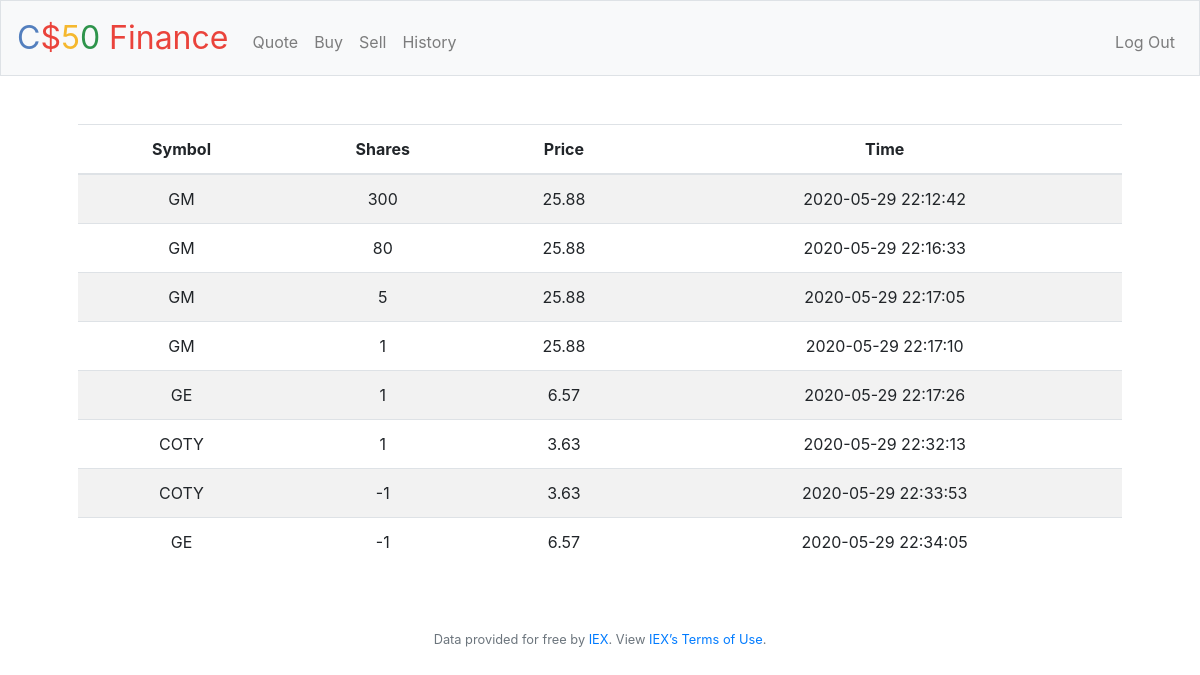
Screenshot of /history (signed in) with the database file from the repository.
### tables this page shows
CREATE TABLE 'transactions' ('id' INTEGER PRIMARY KEY AUTOINCREMENT NOT NULL, 'userid' INTEGER NOT NULL, 'symbol' TEXT NOT NULL, 'shares' NUMERIC NOT NULL, 'price' NUMERIC NOT NULL, 'timestamp' TEXT NOT NULL, FOREIGN KEY(userid) REFERENCES users(id));

### pset8/finance/application.py (the view)
@app.route("/history")
@login_required
def history():
    usertransactions = db.execute("SELECT symbol, shares, price, timestamp FROM transactions WHERE userid = :user_id", user_id=session["user_id"])
    return render_template("history.html", transactions=usertransactions)

### pset8/finance/application.py (called while the page is built)
@app.after_request
def after_request(response):
    response.headers["Cache-Control"] = "no-cache, no-store, must-revalidate"
    response.headers["Expires"] = 0
    response.headers["Pragma"] = "no-cache"
    return response

### pset8/finance/helpers.py (called while the page is built)
def login_required(f):
    @wraps(f)
    def decorated_function(*args, **kwargs):
        if session.get("user_id") is None:
            return redirect("/login")
        return f(*args, **kwargs)
    return decorated_function

### pset8/finance/templates/history.html (shortened to what this page needs)
{% extends "layout.html" %}
{% block main %}
    <table class="table table-striped">
        <thead>
            <tr>
                <th> Symbol </th>
                <th> Shares </th>
                <th> Price </th>
                <th> Time </th>
            </tr>
        </thead>
        <tbody>
            {% for transaction in transactions %}
            <tr>
                {% for values in transaction.values() %}
                <td> {{ values }} </td>
                {% endfor %}
            </tr>
            {% endfor %}
        </tbody>
    </table>
{% endblock %}

### pset8/finance/templates/layout.html (shortened to what this page needs)
<!DOCTYPE html>
<html lang="en">
    <head>
        <link href="https://maxcdn.bootstrapcdn.com/bootstrap/4.1.3/css/bootstrap.min.css" rel="stylesheet">
        <link href="/static/styles.css" rel="stylesheet">
    </head>
    <body>
        <nav class="navbar navbar-expand-md navbar-light bg-light border">
            <a class="navbar-brand" href="/"><span class="blue">C</span><span class="red">$</span><span class="yellow">5</span><span class="green">0</span> <span class="red">Finance</span></a>
            <div class="collapse navbar-collapse" id="navbar">
                {% if session.user_id %}
                    <ul class="navbar-nav mr-auto mt-2">
                        <li class="nav-item"><a class="nav-link" href="/quote">Quote</a></li>
                        <li class="nav-item"><a class="nav-link" href="/buy">Buy</a></li>
                        <li class="nav-item"><a class="nav-link" href="/sell">Sell</a></li>
                        <li class="nav-item"><a class="nav-link" href="/history">History</a></li>
                    </ul>
                    <ul class="navbar-nav ml-auto mt-2">
                        <li class="nav-item"><a class="nav-link" href="/logout">Log Out</a></li>
                    </ul>
                {% else %}
                    <ul class="navbar-nav ml-auto mt-2">
                        <li class="nav-item"><a class="nav-link" href="/register">Register</a></li>
                        <li class="nav-item"><a class="nav-link" href="/login">Log In</a></li>
                    </ul>
                {% endif %}
            </div>
        </nav>
        <main class="container p-5">
            {% block main %}{% endblock %}
        </main>
        <footer class="small text-center text-muted">
            Data provided for free by <a href="https://iextrading.com/developer">IEX</a>. View <a href="https://iextrading.com/api-exhibit-a/">IEX’s Terms of Use</a>.
        </footer>
    </body>
</html>

### pset8/finance/static/styles.css (style rules this page uses)
nav .navbar-brand { font-size: xx-large; }
nav .navbar-brand .blue { color: #537fbe; }
nav .navbar-brand .red { color: #ea433b; }
nav .navbar-brand .yellow { color: #f5b82e; }
nav .navbar-brand .green { color: #2e944b; }
main { overflow-x: auto; text-align: center; }

### rows the page displays
transactions: symbol "GM", shares "300", price "25.88", timestamp "2020-05-29 22:12:42"
transactions: symbol "GM", values "80", price "25.88", timestamp "2020-05-29 22:16:33"
transactions: symbol "GM", values "5", price "25.88", timestamp "2020-05-29 22:17:05"
transactions: symbol "GM", values "1", price "25.88", timestamp "2020-05-29 22:17:10"
transactions: symbol "GE", values "1", price "6.57", timestamp "2020-05-29 22:17:26"
transactions: symbol "COTY", values "1", price "3.63", timestamp "2020-05-29 22:32:13"
transactions: symbol "COTY", values "-1", price "3.63", timestamp "2020-05-29 22:33:53"
transactions: symbol "GE", values "-1", price "6.57", timestamp "2020-05-29 22:34:05"
